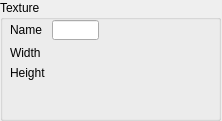
<?xml version="1.0" encoding="UTF-8"?>
<ui version="4.0">
 <class>TextureInspectorForm</class>
 <widget class="QWidget" name="TextureInspectorForm">
  <property name="geometry">
   <rect>
    <x>0</x>
    <y>0</y>
    <width>222</width>
    <height>121</height>
   </rect>
  </property>
  <property name="windowTitle">
   <string>Form</string>
  </property>
  <widget class="QGroupBox" name="groupBox">
   <property name="geometry">
    <rect>
     <x>0</x>
     <y>0</y>
     <width>221</width>
     <height>121</height>
    </rect>
   </property>
   <property name="title">
    <string>Texture</string>
   </property>
   <widget class="QWidget" name="verticalLayoutWidget">
    <property name="geometry">
     <rect>
      <x>10</x>
      <y>20</y>
      <width>89</width>
      <height>60</height>
     </rect>
    </property>
    <layout class="QGridLayout" name="gridLayout">
     <item row="0" column="0">
      <widget class="QLabel" name="label">
       <property name="text">
        <string>Name</string>
       </property>
      </widget>
     </item>
     <item row="1" column="0">
      <widget class="QLabel" name="label_2">
       <property name="text">
        <string>Width</string>
       </property>
      </widget>
     </item>
     <item row="2" column="0">
      <widget class="QLabel" name="label_3">
       <property name="text">
        <string>Height</string>
       </property>
      </widget>
     </item>
     <item row="0" column="1">
      <widget class="QLineEdit" name="nameEdit"/>
     </item>
     <item row="1" column="1">
      <widget class="QLabel" name="widthLabel">
       <property name="text">
        <string/>
       </property>
      </widget>
     </item>
     <item row="2" column="1">
      <widget class="QLabel" name="heightLabel">
       <property name="text">
        <string/>
       </property>
      </widget>
     </item>
    </layout>
   </widget>
   <widget class="QLabel" name="TextureView">
    <property name="geometry">
     <rect>
      <x>100</x>
      <y>20</y>
      <width>111</width>
      <height>91</height>
     </rect>
    </property>
    <property name="text">
     <string/>
    </property>
   </widget>
  </widget>
 </widget>
 <resources/>
 <connections/>
</ui>
